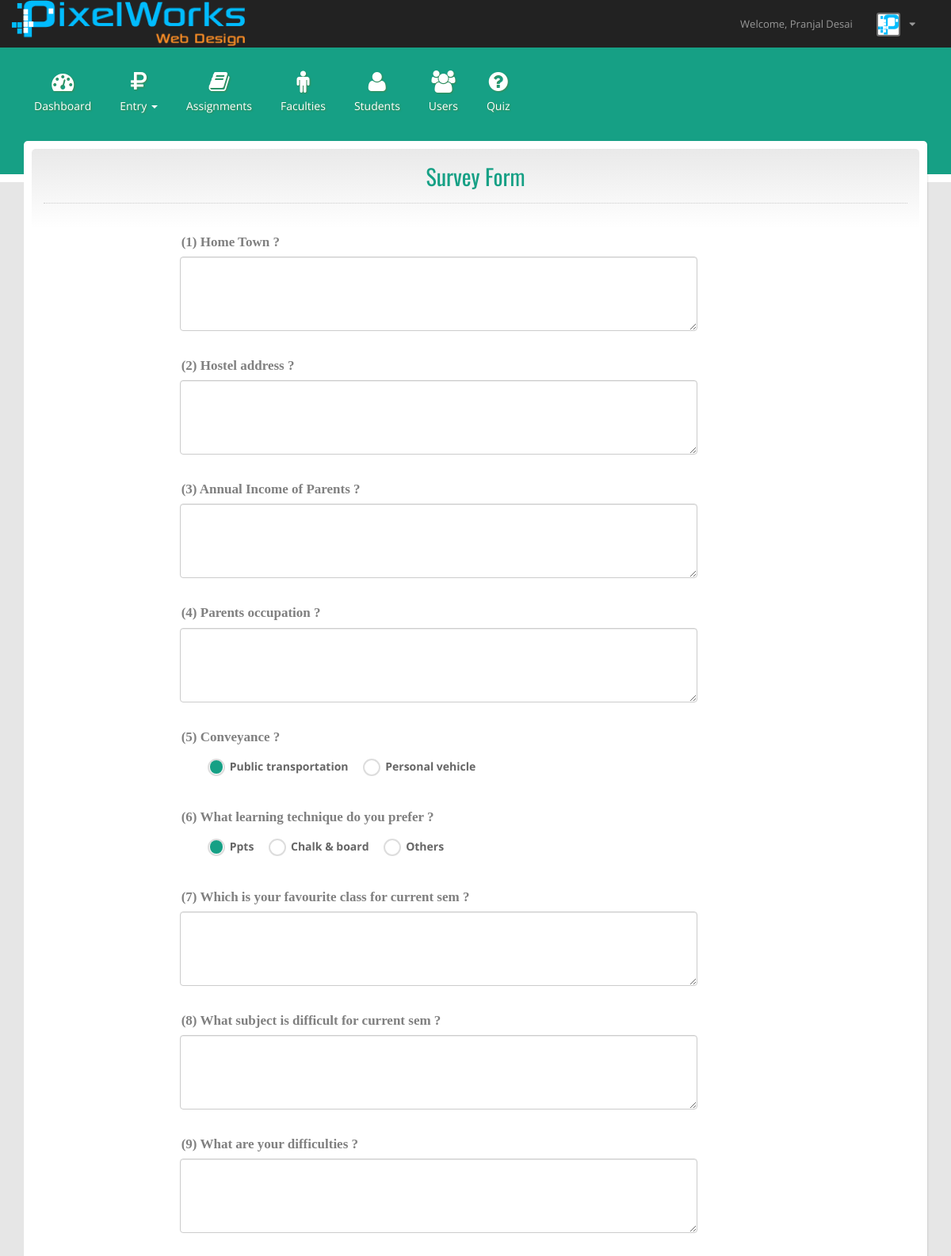
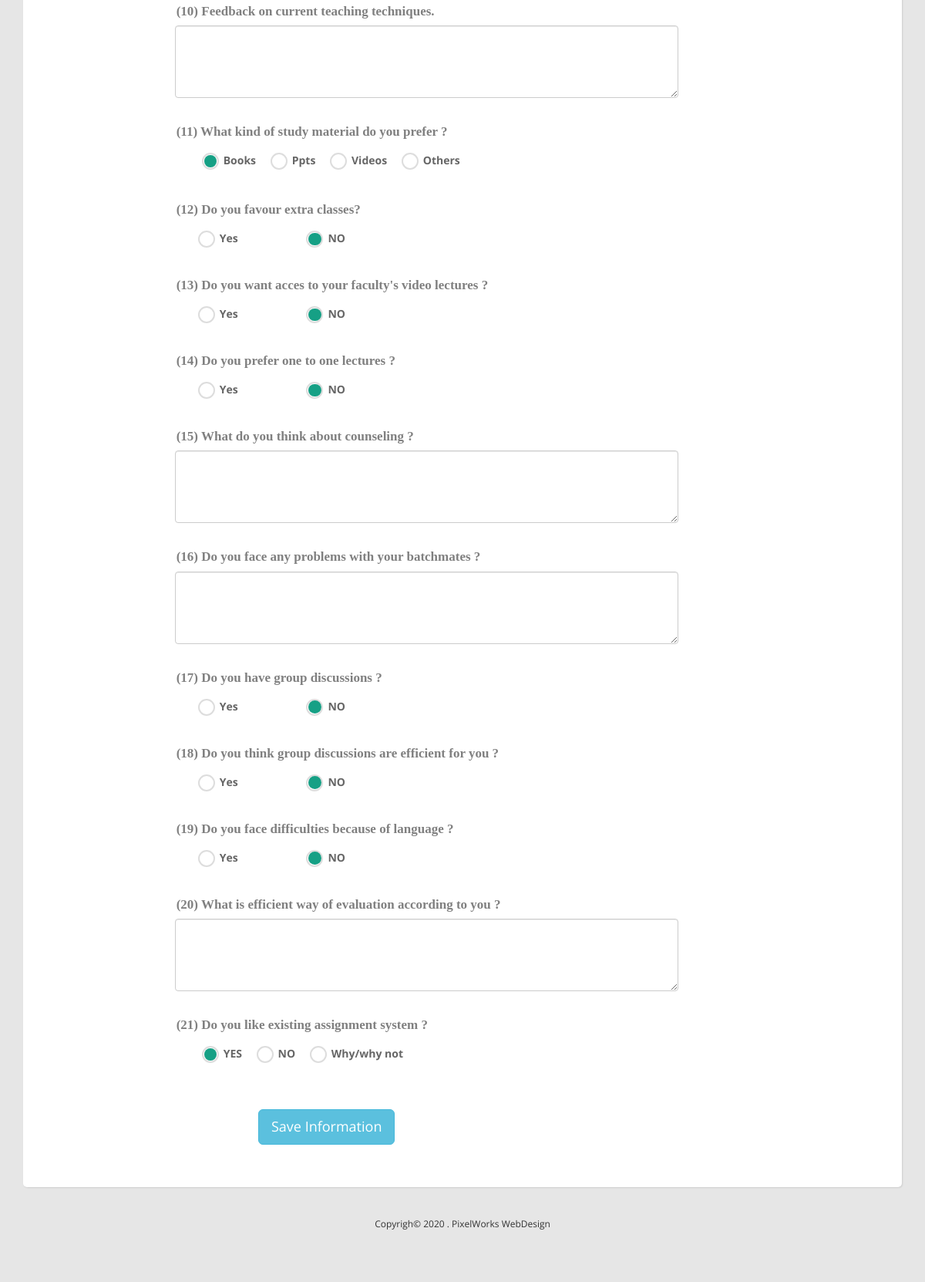
Screenshot of /surveys.php (signed in) with the database file from the repository (2 pictures, top to bottom).
### tables this page shows
CREATE TABLE `survey` (
  `id` int(200) NOT NULL,
  `title` varchar(500) DEFAULT NULL,
  `value` varchar(150) DEFAULT 'INPUT' COMMENT 'TOGGLE,INPUT,CUSTOM_TOGGLE',
  `options` json DEFAULT NULL,
  `hasOther` varchar(2000) DEFAULT 'NO'
);

### surveys.php (the view, shortened to what this page needs)
<?php include_once("header.inc.php");
?>
<link rel="stylesheet" href="css/checkbox.css">
<div class="container">
    <div class="content">
        <div class="content-container">
            <div class="content-header">
                <h2 class="content-header-title text-center">Survey Form</h2>
            </div>
            <form method="post" id="validate-basic" action="surveys.php" class="form parsley-form form-horizontal"
                data-validate="parsley" enctype="multipart/form-data">
                <?php
     $get = mysql_query("SELECT * from survey");
     $i = 1;
     while($row = mysql_fetch_array($get)){
?>
                <div class="form-group">
                    <label class="col-md-2  text-success">
                    </label>
                    <div class="col-md-7">
                        <label class="col-md-12" style="margin-left:-28px; color:gray; font-family:Comic Sans MS; font-size:17px;">
                            <?php
                    echo "(".$i.")   " . $row['title'] ;
                    ?>
                        </label>
                        <?php
                        if($row['value'] === "INPUT"){
                            ?>
                        <div class="form-group">
                            <textarea data-required="true" tabindex="2"
                                data-required-message="<?php echo str_replace('?', '', $row['title']) . ' field is Required.'; ?>"
                                data-minlength="2" name="<?php echo $row['id']; ?>" id="<?php echo $row['id']; ?>"
                                cols="10" rows="4" class="form-control"></textarea>
                        </div>
                        <?php
                        }
                        else if($row['value'] === "TOGGLE"){
                            ?>
                        <div style=" margin-top:40px; margin-bottom:17px;">
                            <div class="col-md-3">
                                <label for="<?php echo $row['id']; ?>">Yes</label>
                            </div>
                            <label for="<?php echo $row['title']; ?>">NO</label>
                        </div>
                        <?php
                        }
                        else{
                            ?>
                        <div style="margin-left:20px; margin-top:40px; margin-bottom:20px;">
                            <?php
                            $hasOther = $row['hasOther'] === 'YES';
                                $data = json_decode($row['options']);
                                foreach($data as $key=>$item) {
                                    $idName='';
                                    if($hasOther && $key+1 === count($data)){
                                        $idName = $item.$row['id'].'hasOther';
                                    }
                                    else{
                                        $idName = $item.$row['id'];
                                    }
                                   ?>
                            <label for="<?php echo $idName; ?>">
                                <?php echo $item; ?>
                            </label>
                            <?php
                                  }
                                  ?>
                        </div>
                        <?php
                        }
                        ?>
                    </div>
                </div>
                <?php
                  $i++;
     }
    ?>
                <div class="form-group">
                    <div class="col-md-7 col-md-push-3">
                        <br>
                        <button type="submit" class="btn btn-info btn-lg" name="saveSurvey" id="saveSurvey"
                            tabindex="2">Save Information</button>
                    </div>
                </div>
            </form>
        </div>
    </div>
</div>
<?php  include_once("footer.inc.php");?>
<?php  include_once("closebody.php");?>

### header.inc.php (shortened to what this page needs)
<!DOCTYPE html>
 <html class="no-js">
<head>
  <link rel="stylesheet" href="css/font-awesome.min.css">
  <link rel="stylesheet" href="js/libs/css/ui-lightness/jquery-ui-1.9.2.custom.min.css">
  <link rel="stylesheet" href="css/bootstrap.min.css">
  <link rel="stylesheet" href="js/plugins/icheck/skins/minimal/blue.css">
  <link rel="stylesheet" href="js/plugins/select2/select2.css">
  <link rel="stylesheet" href="js/plugins/datepicker/datepicker.css">
  <link rel="stylesheet" href="js/plugins/simplecolorpicker/jquery.simplecolorpicker.css">
  <link rel="stylesheet" href="js/plugins/timepicker/bootstrap-timepicker.css">
  <link rel="stylesheet" href="js/plugins/fileupload/bootstrap-fileupload.css">
  <link rel="stylesheet" href="css/target-admin.css">
  <link rel="stylesheet" href="css/custom.css">
</head>
<body>
  <div class="navbar">
  <div class="container">
    <div class="navbar-header">
      <a class="navbar-brand navbar-brand-image" href="dashboard.php">
        <img src="photos/pixelworkslogo.png" alt="Admin Panel Logo" style="width: 100%; height: 60px;">
      </a>
    </div>
    <div class="navbar-collapse collapse">
      <ul class="nav navbar-nav navbar-right">
        <li>
          <a href="javascript:;">Welcome, <?php echo $_SESSION["name"];?></a>
        </li>
        <li class="dropdown navbar-profile">
          <a class="dropdown-toggle" data-toggle="dropdown" href="javascript:;">
            <img src="img/avatars/avatar-1-xs.jpg" class="navbar-profile-avatar" alt="">
            <i class="fa fa-caret-down"></i>
          </a>
        </li>
      </ul>
    </div>
  </div>
</div>
<div class="mainbar">
<?php
if(!($_SESSION['type'] === 'STUDENT' && $_SESSION['isSurveyFill'] === 'NO')){
  include_once("navbar.php");
}
?>
</div>

### navbar.php (shortened to what this page needs)
  <div class="container">
<div class="mainbar-collapse collapse">
  <ul class="nav navbar-nav mainbar-nav">
    <li>
      <a href="dashboard.php">
        <i class="fa fa-dashboard"></i>
        Dashboard
      </a>
    </li>
    <?php
if($_SESSION['type'] === "MASTERADMIN"){
?>
 <li class="dropdown ">
      <a href="#about" class="dropdown-toggle" data-toggle="dropdown" data-hover="dropdown">
        <i class="fa fa-ruble"></i>
        Entry
        <span class="caret"></span>
      </a>
    </li>
<?php } ?>
    <?php
if($_SESSION['type'] != "STUDENT"){
?>
    <li>
      <a href="assignment.php">
        <i class="fa fa-book"></i>
        Assignments
      </a>
    </li>
    <?php } ?>
<?php
if($_SESSION['type'] === "MASTERADMIN"){
?>
<li>
      <a href="faculties.php">
        <i class="fa fa-male"></i>
        Faculties
      </a>
    </li>
<?php
}
?>
     <?php
if($_SESSION['type'] != "STUDENT"){
?>
    <li>
      <a href="students.php">
        <i class="fa fa-user"></i>
       Students
      </a>
    </li>
    <?php
}
?>
    <?php
if($_SESSION['type'] === "MASTERADMIN"){
?>
    <li>
      <a href="users.php">
        <i class="fa fa-users"></i>
       Users
      </a>
    </li>
    <?php
}
?>
<?php
if($_SESSION['type'] != "STUDENT"){
?>
    <li>
      <a href="quiz.php">
        <i class="fa fa-question-circle"></i>
      Quiz
      </a>
    </li>
    <?php
}
?>
  </ul>
</div>
</div>

### footer.inc.php
<footer class="footer">
  <div class="container">
    <div class="row">
      <div class="col-sm-12">
 		<p style="text-align:center">Copyrigh© 2020 . PixelWorks WebDesign</p>
        <br>
      </div>
    </div>
  </div>
</footer>

### closebody.php (shortened to what this page needs)
</body>
</html>

### css/checkbox.css (style rules this page uses)
[type="radio"]:checked+label, [type="radio"]:not(:checked)+label { position: relative; padding-left: 28px; cursor: pointer; line-height: 20px; display: inline-block; color: #666; }
[type="radio"]:checked+label:before, [type="radio"]:not(:checked)+label:before { content: ''; position: absolute; left: 0; top: 0; width: 22px; height: 22px; border: 1px solid #ddd; border-radius: 100%; background: #fff; border-width: 2px; }
[type="radio"]:checked+label:after, [type="radio"]:not(:checked)+label:after { content: ''; width: 16.5px; height: 16.5px; background: #16a085; position: absolute; top: 2.7px; left: 2.9px; border-radius: 100%; -webkit-transition: all 0.2s ease; transition: all 0.2s ease; }
[type="radio"]:not(:checked)+label:after { opacity: 0; -webkit-transform: scale(0); transform: scale(0); }
[type="radio"]:checked+label:after { opacity: 1; -webkit-transform: scale(1); transform: scale(1); }

### rows the page displays
survey: title "Home Town ?"
survey: title "Hostel address ?"
survey: title "Annual Income of Parents ?"
survey: title "Parents occupation ?"
survey: title "Conveyance ?", options "Public transportation", options "Personal vehicle"
survey: title "What learning technique do you prefer ?", options "Ppts", options "Chalk & board", options "Others"
survey: title "Which is your favourite class for current sem ?"
survey: title "What subject is difficult for current sem ?"
survey: title "What are your difficulties ?"
survey: title "Feedback on current teaching techniques."
survey: title "What kind of study material do you prefer ?", options "Books", options "Ppts", options "Videos", options "Others"
survey: title "Do you favour extra classes?"
survey: title "Do you want acces to your faculty's video lectures ?"
survey: title "Do you prefer one to one lectures ?"
survey: title "What do you think about counseling ?"
survey: title "Do you face any problems with your batchmates ?"
survey: title "Do you have group discussions ?"
survey: title "Do you think group discussions are efficient for you ?"
survey: title "Do you face difficulties because of language ?"
survey: title "What is efficient way of evaluation according to you ?"
survey: title "Do you like existing assignment system ?", options "YES", options "NO", options "Why/why not"

### other values shown
$_SESSION["name"] "Pranjal Desai"
